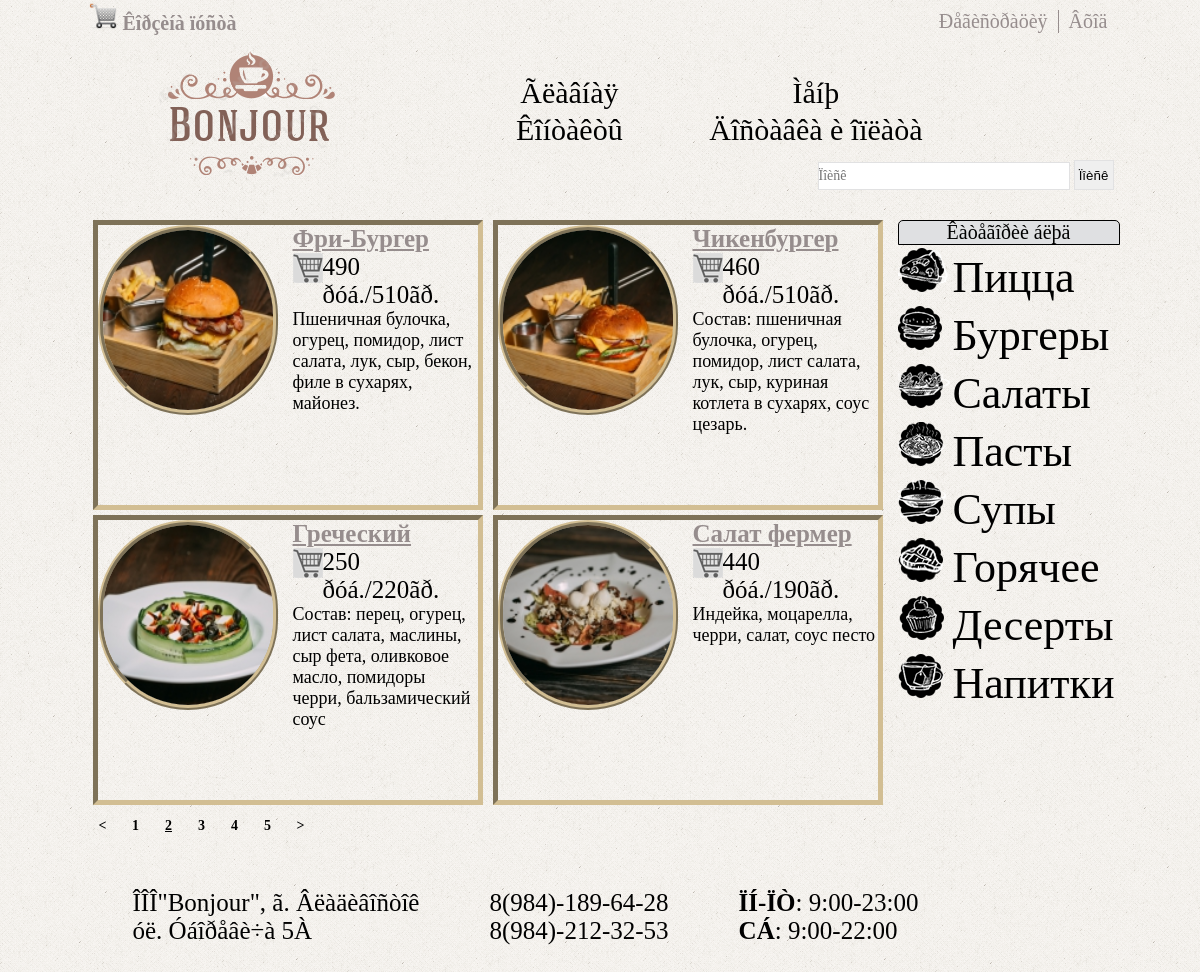
The app's page /menu.php?page=2 with its own data.
### tables this page shows
CREATE TABLE IF NOT EXISTS `category` (
  `id` int(11) NOT NULL AUTO_INCREMENT,
  `type` varchar(255) NOT NULL,
  `img` varchar(255) NOT NULL,
  PRIMARY KEY (`id`)
);

CREATE TABLE IF NOT EXISTS `table_products` (
  `products_id` int(11) NOT NULL AUTO_INCREMENT,
  `title` varchar(255) NOT NULL,
  `price` int(11) NOT NULL,
  `category` varchar(255) NOT NULL,
  `mini_description` text NOT NULL,
  `image` varchar(255) NOT NULL,
  `datetime` datetime NOT NULL,
  `visible` int(11) NOT NULL DEFAULT '0',
  `type` varchar(255) NOT NULL,
  `gramm` int(11) NOT NULL,
  `category_id` int(11) NOT NULL,
  PRIMARY KEY (`products_id`)
);

### menu.php (the view, shortened to what this page needs)
<?php
	include("include/db_connect.php");
?>
<!DOCTYPE HTML>
<html>
<head>
    <link href="css/style.css" rel="stylesheet" type="text/css" />
    <link href="css/reset.css" rel="stylesheet" type="text/css" />
</head>
<body background="images/back.png">
<div id="block-body">
<?php
	include("include/block-header.php")
?>
 <?php
	include("include/block-category.php")
    ?>
<div id="block-menu">
<ul id="block-tovar-grid">
   <?php
   $num = 4;
   $page = (int)$_GET['page'];
   $count = mysql_query("SELECT COUNT(*) FROM table_products WHERE visible = '1'", $link);
   $temp = mysql_fetch_array($count);
   if ($temp[0] > 0)
   {
    $tempcount = $temp[0];
    $total = (($tempcount-1)/ $num) +1;
    $total = intval($total);
    $page = intval($page);
    $start = $page * $num - $num;
    $qury_start_num = " LIMIT $start, $num";
   }
	$result = mysql_query("SELECT * FROM table_products WHERE visible= '1' $qury_start_num",$link);
    if (mysql_num_rows($result) > 0)
    {
        $row = mysql_fetch_array($result);
        do{
           echo '
           <li>
           <div class="block-images-grid">
           <img class="round" src="uploads_images/'.$row["image"].'"/>
           </div>
           <p class="style-title-grid"><a href="">'.$row["title"].'</a></p>
           <ul class="reviews">
           </ul>
           <a class="add-cart-style-grid" tid="'.$row["products_id"].'"></a>
           <p class="style-price-grid"><strong>'.$row["price"].'</strong> ðóá./<strong>'.$row["gramm"].'</strong>ãð.</p>
           <div class="mini-features">
           '.$row["mini_description"].'
           </div>
           </li>
           ';
        }
        while($row = mysql_fetch_array($result));
    }
     echo '</ul>';
    if ($page !=1) { $pstr_prev = '<li><a class="pstr-prev" href="menu.php?page='.($page - 1).'">&lt;</a></li>';}
    if ($page != total) { $pstr_next = '<li><a class="pstr-next" href="menu.php?page='.($page + 1).'">&gt;</a></li>';}
    if($page -1 >0) $page1left ='<li><a href="menu.php?page='.($page -1).'">'.($page -1).'</a></li>';
    if($page +3 <=$total) $page3right ='<li><a href="menu.php?page='.($page +3).'">'.($page +3).'</a></li>';
    if($page +2 <=$total) $page2right ='<li><a href="menu.php?page='.($page +2).'">'.($page +2).'</a></li>';
    if($page +1 <=$total) $page1right ='<li><a href="menu.php?page='.($page +1).'">'.($page +1).'</a></li>';
    if ($page+5 < $total)
    {
        $strtotal = '<li><p class="nav-point">...</p></li><li><a href="menu.php?page='.$total.'">'.$total.'</a></li>';
    }else
    {
        $strtotal = "";
    }
    if ($total >1)
    {
        echo '
        <div class="pstrnav">
        <ul>
        ';
        echo $pstr_prev.$page5left.$page4left.$page3left.$page2left.$page1left."<li><a class='pstr-active' href='menu.php?page=".$page."'>".$page."</a></li>".$page1right.$page2right.$page3right.$page4right.$page5right.$strtotal.$pstr_next;
    echo '
    </ul>
    </div>
    ';
    }
    ?>
</div>
<?php
	include("include/block-footer.php")
?>
</div>
</body>
</html>

### include/block-category.php
<div id="block-category">
    <p id="header-title">Êàòåãîðèè áëþä</p>
    <ul>
    <?php
    $result = mysql_query("SELECT * FROM category", $link);
    if (mysql_num_rows($result) >0)
    {
        $row=mysql_fetch_array($result);
        do
        {
            echo'
            <li><a href="view_cat.php?type='.strtolower($row["type"]).'"><img src="images/'.$row["img"].'"/>'.$row["type"].'</a></li>
            ';
        }
        while ($row = mysql_fetch_array($result));
    }
?>
    </ul>
    </div>

### css/style.css (style rules this page uses)
#block-body { width: 1035px; height: auto; margin: 0 auto; }
#block-category { float: right; width: 220px; height: auto; }
#header-title { border: 1px solid black; width: 220px; font: 20px Monotype Corsiva; text-align: center; background-color:#DFE0E2; border-radius: 5px 5px 0 0; -webkit-border-radius: 5px 5px 0 0; -moz-border-radius: 5px 5px 0 0; -ms-border-radius: 5px 5px 0 0; }
#block-category li { font: 44px Monotype Corsiva; height: auto; }
#block-category img { padding-top: 3px; }
#block-menu { width: 800px; height: 400px; }
.round { border-radius:100px; border: 5px ridge #D2BE93; height: 180px; width: 170px; }
#block-tovar-grid > li { border: 5px inset #D2BE93; width: 380px; float: left; height: 280px; margin-left: 10px; margin-bottom: 5px; }
.style-title-grid { margin-top: 0; margin-bottom: 0; }
.style-title-grid a { font: bold 25px Monotype Corsiva; color:#968D8D; text-decoration:underline; }
.block-images-grid { width: auto; height: 230px; float:left; margin-right:15px; }
.style-price-grid { font: 25px Monotype Corsiva; }
.mini-features { font: 18px Monotype Corsiva; }
.add-cart-style-grid { width: 30px; height: 30px; display: block; cursor: pointer; float:left; margin-bottom: 5px; background: url(../images/add.png); }
#block-category a { text-decoration: none; color: black; }
.pstrnav { height: 30px; clear: left; }
.pstrnav li { width: 26px; height: 26px; margin-left: 7px; float: left; margin-top: 3px; }
.pstrnav a { display: block; text-decoration: none; font: bold 14px Monotype Corsiva; text-align: center; color: black; padding-top: 5px; padding-bottom: 5px; }
.pstrnav a.pstr-active { text-decoration: underline; }

### records on screen
category: img (picture), type "Пицца"
category: img (picture), type "Бургеры"
category: img (picture), type "Салаты"
category: img (picture), type "Пасты"
category: img (picture), type "Супы"
category: img (picture), type "Горячее"
category: img (picture), type "Десерты"
category: img (picture), type "Напитки"
table_products: image (picture), title "Фри-Бургер", price "490", gramm "510", mini_description "Пшеничная булочка, огурец, помидор, лист салата, лук, сыр, бекон, филе в сухарях, майонез."
table_products: image (picture), title "Чикенбургер", price "460", gramm "510", mini_description "Состав: пшеничная булочка, огурец, помидор, лист салата, лук, сыр, куриная котлета в сухарях, соус цезарь."
table_products: image (picture), title "Греческий", price "250", gramm "220", mini_description "Состав: перец, огурец, лист салата, маслины, сыр фета, оливковое масло, помидоры черри, бальзамический соус"
table_products: image (picture), title "Салат фермер", price "440", gramm "190", mini_description "Индейка, моцарелла, черри, салат, соус песто"

### other values on screen
$page -1 "1"
$page "2"
$page +1 "3"
$page +2 "4"
$page +3 "5"
